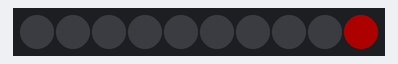
Simulated run of this sketch. Board: Arduino Uno, built with avr-gcc and run on an emulated ATmega328P. Parts: 10 RGB LEDs in strip order, left to right. Dim RGB values are drawn brighter than linear; the strip is taken to match the declared colour order.

Above: at 5.0 s.
At 6.53 s:
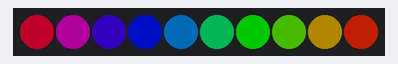
At 8.35 s:
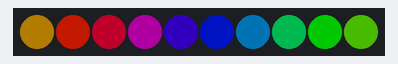
At 10.47 s:
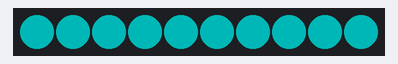
At 11.07 s:
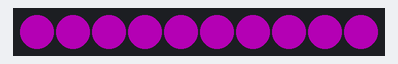
At 11.68 s:
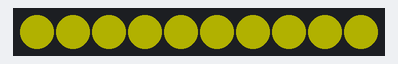

Measured:
- by itself, everything shown: repeats every 12.7 s, in 76 steps

The sketch:

artemis_test.ino
```cpp
//----------------------------------------------------------------------------
// Dean's demo to pre-load on Arduinos
//----------------------------------------------------------------------------

#define NUM_LEDS 10
#define PIN A0

#include <Adafruit_NeoPixel.h>

// Parameter 1 = number of pixels in strip
// Parameter 2 = Arduino pin number (most are valid)
// Parameter 3 = pixel type flags, add together as needed:
//   NEO_KHZ800  800 KHz bitstream (most NeoPixel products w/WS2812 LEDs)
//   NEO_KHZ400  400 KHz (classic 'v1' (not v2) FLORA pixels, WS2811 drivers)
//   NEO_GRB     Pixels are wired for GRB bitstream (most NeoPixel products)
//   NEO_RGB     Pixels are wired for RGB bitstream (v1 FLORA pixels, not v2)
Adafruit_NeoPixel s = Adafruit_NeoPixel(NUM_LEDS, PIN, NEO_RGB + NEO_KHZ800);


//
// flash one LED at specified color for specified time in ms
//
void flashColor(uint32_t c, uint16_t ms) {
  for (int i=0; i <s.numPixels(); i++)
    s.setPixelColor( i, c);
  s.show();
  delay( ms);
  for (int i=0; i <s.numPixels(); i++)
    s.setPixelColor( i, 0, 0, 0);
  s.show();
}

//void showLEDS () {
//  uint32_t temp;
//  uint32_t r, g, b;
//  for (int i=8; i<12; i++) {
//    temp = s.getPixelColor(i);
//    r = (temp >> 16) & 0xFF;
//    g = (temp >> 8) & 0xFF;
//    b = (temp) & 0xFF;
//    s.setPixelColor(i, g, r, b);
//  }
//  s.show();
//}

//
// set all pixels in string to the same color
//
void setAllPixelColor( uint8_t r, uint8_t g, uint8_t b) {
  for( int i=0; i<NUM_LEDS; i++)
    s.setPixelColor( i, r, g, b);
}

//
// setup routine:  initialize LED string, set brightness
//
void setup() {
  s.begin();
  s.setBrightness(100);
  s.show();
}

void rainbowCycle(uint8_t wait) {
  uint16_t i, j;

  for(j=0; j<256*5; j++) { // 5 cycles of all colors on wheel
    for(i=0; i< s.numPixels(); i++) {
      s.setPixelColor(i, Wheel(((i * 256 / s.numPixels()) + j) & 255));
    }
    s.show();
    delay(wait);
  }
}


uint32_t Wheel(byte WheelPos) {
  if(WheelPos < 85) {
   return s.Color(WheelPos * 3, 255 - WheelPos * 3, 0);
  } else if(WheelPos < 170) {
   WheelPos -= 85;
   return s.Color(255 - WheelPos * 3, 0, WheelPos * 3);
  } else {
   WheelPos -= 170;
   return s.Color(0, WheelPos * 3, 255 - WheelPos * 3);
  }
}

void sweepCyan(uint8_t stop, uint16_t ms) {
  int i;
  for (i=0; i<stop; i++) {
    setAllPixelColor(0, i, i);
    s.show();
    delay(ms);
  }

  for ( ; i > 0; i--) {
    setAllPixelColor(0, i, i);
    s.show();
    delay(ms);
  }
}

void sweepMagenta(uint8_t stop, uint16_t ms) {
  int i;
  for (i=0; i<stop; i++) {
    setAllPixelColor(i, 0, i);
    s.show();
    delay(ms);
  }

  for ( ; i > 0; i--) {
    setAllPixelColor(i, 0, i);
    s.show();
    delay(ms);
  }
}


void sweepYellow(uint8_t stop, uint16_t ms) {
  int i;
  for (i=0; i<stop; i++) {
    setAllPixelColor(i, i, 0);
    s.show();
    delay(ms);
  }

  for ( ; i > 0; i--) {
    setAllPixelColor(i, i, 0);
    s.show();
    delay(ms);
  }
}

void loop() {

  for ( int i=0; i<4; i++ ) {
    for (int j=0; j<s.numPixels() + 2; j++) {
      s.setPixelColor(j, s.Color(0, 128, 0));
      s.setPixelColor(j-1, s.Color(0, 0, 128));
      s.setPixelColor(j-2, s.Color(128, 0, 0));
      delay(100);
      s.show();
      s.setPixelColor(j, s.Color(0, 0, 0));
      s.setPixelColor(j-1, s.Color(0, 0, 0));
      s.setPixelColor(j-2, s.Color(0, 0, 0));
    }
  }
  delay (150);
  rainbowCycle(3);

  sweepCyan(180,1);
  sweepMagenta(180,1);
  sweepYellow(180,1);

  delay (200);
  flashColor(s.Color(100, 100, 100), 150);
  delay (75);
  flashColor(s.Color(100, 100, 100), 150);
  delay (200);
}
```
